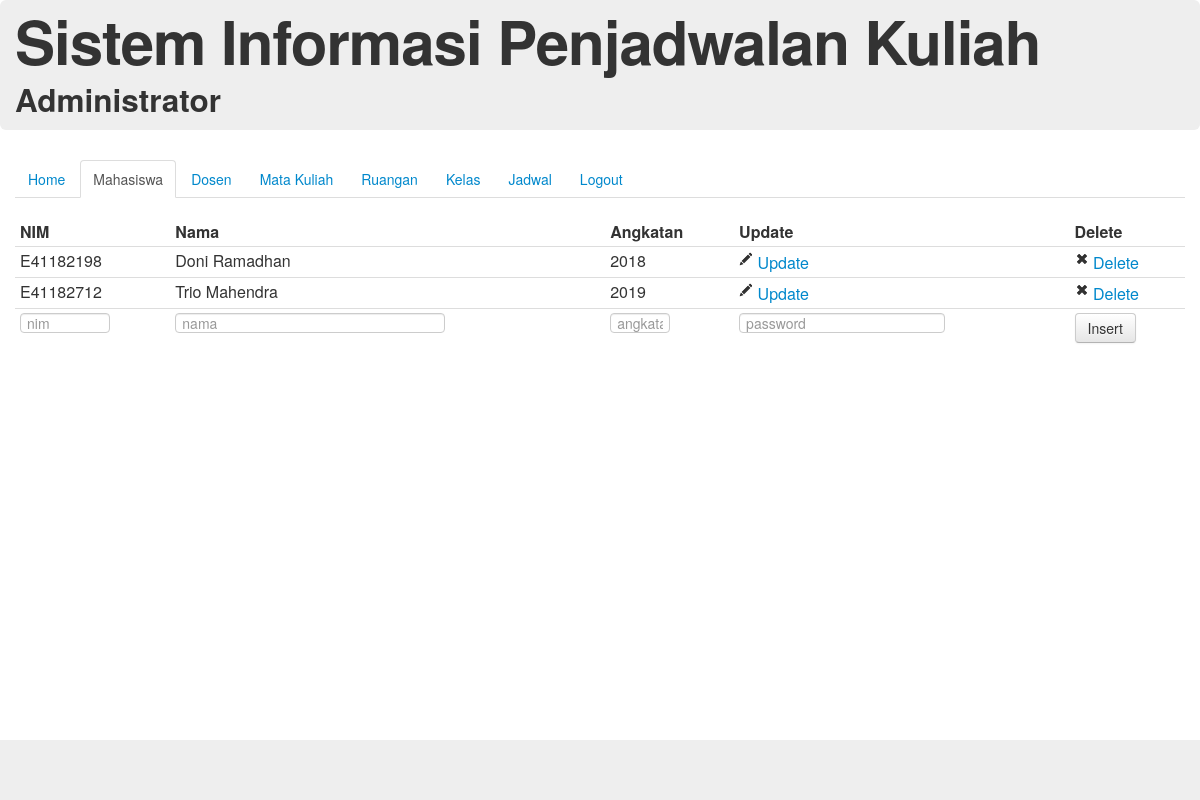
Page /index.php/adminController/viewMahasiswa on the committed database.
### tables this page shows
CREATE TABLE `mahasiswa` (
  `nim` varchar(9) NOT NULL,
  `nama` varchar(30) NOT NULL,
  `angkatan` int(4) NOT NULL,
  `password` varchar(32) NOT NULL
);

### application/controllers/adminController.php (called while the page is built, shortened)
<?php if ( ! defined('BASEPATH')) exit('No direct script access allowed');
class AdminController extends CI_Controller {
	function viewMahasiswa($message = -1, $messageData=""){
		$data['active'] = "mahasiswa";
		$this->load->model('mahasiswa');
		$data['mahasiswa'] = $this->mahasiswa->get_all();
		$data['messageData'] = $messageData;
		$this->load->view('header');
		$this->load->view('admin/menu',$data);
		$this->load->view('admin/tabelMahasiswa',$data);
		$this->load->view('footer');
	}
}

### index.php (called while the page is built, shortened)
<?php
require_once BASEPATH.'core/CodeIgniter.php';

### application/models/mahasiswa.php (called while the page is built, shortened)
<?php
class Mahasiswa extends CI_Model{
	function get_all(){
		$query = $this->db->get('mahasiswa');
		return $query->result();
	}
} ?>

### application/views/admin/tabelMahasiswa.php (the view)
<div id="content">
	<table class="table table-hover table-condensed">
		<thead>
			<tr>
				<th>NIM</th>
				<th>Nama</th>
				<th>Angkatan</th>
				<th>Update</th>
				<th>Delete</th>
			</tr>
		</thead>
		<tbody>
			<?php foreach ($mahasiswa as $mhs){
				echo "<tr><td>". $mhs->nim;
				echo "</td><td>". $mhs->nama;
				echo "</td><td>". $mhs->angkatan;
				echo "</td><td>";
				echo "<a href='". base_url() ."index.php/adminController/formUpdateMahasiswa/". $mhs->nim ."' title='Update'><i class='icon-pencil'></i> Update</a></td><td>";
				echo "<a href='". base_url() ."index.php/adminController/deleteMahasiswa/". $mhs->nim ."' title='Delete'><i class='icon-remove'></i> Delete</a>";
				echo "</td></tr>";
			}
			?>
		</tbody>
		<tfoot>
			<form action="<?php echo base_url(); ?>index.php/adminController/insertMahasiswa" method="POST">
				<tr>
					<td><input class="input-small" type="text" name="nim" placeholder="nim" maxlength="9"></td>
					<td><input class="input-xlarge" type="text" name="nama" placeholder="nama" maxlength="30"></td>
					<td><input class="input-mini" type="text" name="angkatan" placeholder="angkatan" maxlength="4"></td>
					<td><input type="password" name="password" placeholder="password" maxlength="20"></td>
					<td><input class="btn" type="submit" value="Insert"></td>
				</tr>
			</form>
		</tfoot>
	</table>
</div>

### rows in the picture
mahasiswa: nim "E41182198", nama "Doni Ramadhan", angkatan "2018"
mahasiswa: nim "E41182712", nama "Trio Mahendra", angkatan "2019"
